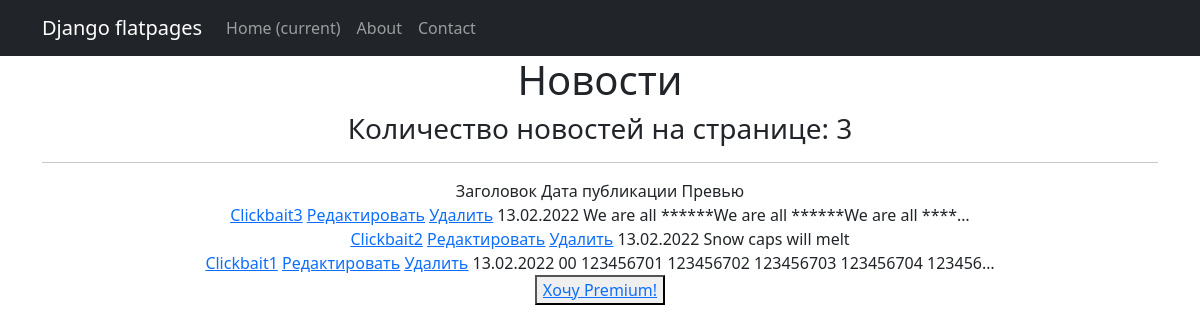
The page /news/ on the database as committed earlier.
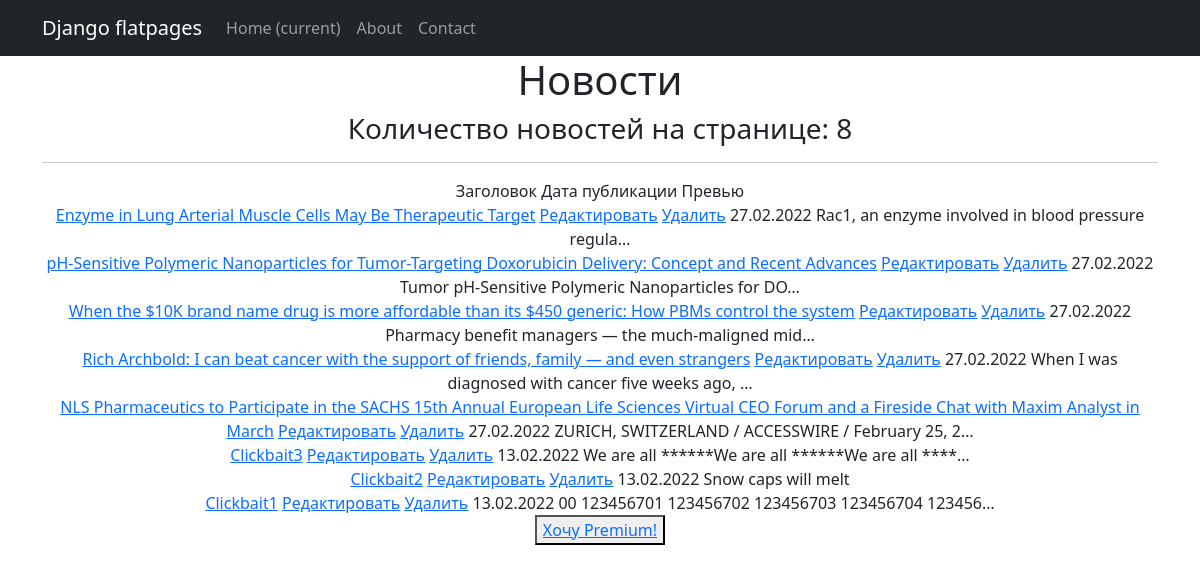
The same page on the database as committed later.
### news/models.py (models this page shows, shortened)
class Post(models.Model):
    news = 'N'
    article = 'A'
    CONTENT_TYPE = [
        (news, 'News'),
        (article, 'Article')
    ]
    author = models.ForeignKey(Author, on_delete=models.CASCADE)
    article_or_news = models.CharField(max_length=1, choices=CONTENT_TYPE, default=article)
    header = models.CharField(max_length=255)
    contents = models.TextField()
    time_added = models.DateTimeField(auto_now_add=True)
    rating = models.IntegerField(default=0)
    category = models.ManyToManyField(Category, through='PostCategory')

### news/views.py (the view)
# urls.py: path('', NewsList.as_view()),
class NewsList(ListView):
    model = Post
    template_name = 'news_list.html'
    context_object_name = 'news'
    queryset = Post.objects.order_by('-time_added')
    paginate_by = 10
    def get_context_data(self, **kwargs):
        context = super().get_context_data(**kwargs)
        context['is_not_premium'] = not self.request.user.groups.filter(name='premium').exists()
        return context

### news/templatetags/custom_filters.py (called while the page is built)
@register.filter(name='censor')
def censor(text):
    if isinstance(text, str):
        for word in curses_list:
            word_len = len(word)
            text = re.sub(word, '*' * word_len, text)
        return text
    else:
        raise ValueError(f'Filter can\'t be applied to {type(text)}')

### templates/news_list.html (shortened to what this page needs)
{% extends 'flatpages/default.html' %}
{% load custom_filters %}
{% block content %}
    <h1>Новости</h1>
    <h3>Количество новостей на странице: {{ news|length }}</h3>
    <hr>
    {% if news %}
        <tr>
            <td>
                Заголовок
            </td>
            <td>
                Дата публикации
            </td>
            <td>
                Превью
            </td>
        </tr>
        <br>
        {% for post in news %}
            <tr>
                <td>
                    <a href="{% url 'news_contents' post.id %}">{{ post.header|censor }}</a>
                    <a href="{% url 'news_update' post.id %}"><u>Редактировать</u></a>
                    <a href="{% url 'news_delete' post.id %}"><u>Удалить</u></a>
                </td>
                <td>
                    {{ post.time_added|date:'d.m.Y' }}
                </td>
                <td>
                    {{ post.contents|censor|truncatechars:50 }}
                </td>
            </tr>
            <br>
        {% endfor %}
    {% else %}
        <h2>Новостей нет</h2>
    {% endif %}
    {% if is_not_premium %}
        <button><a href="http://127.0.0.1:8000/sign/upgrade">Хочу Premium!</a></button>
    {% endif %}
{% endblock content %}

### templates/flatpages/default.html (shortened to what this page needs)
<!DOCTYPE html>
<html lang="en">
    <head>
        {% load static %}
        <link href="{% static 'css/styles.css' %}" rel="stylesheet" />
    </head>
    <body>
        <nav class="navbar navbar-expand-lg navbar-dark bg-dark static-top">
            <div class="container">
                <a class="navbar-brand" href="#">Django flatpages</a>
                <div class="collapse navbar-collapse" id="navbarResponsive">
                    <ul class="navbar-nav ml-auto">
                        <li class="nav-item active">
                            <a class="nav-link" href="#">Home
                                <span class="sr-only">(current)</span>
                            </a>
                        </li>
                        <li class="nav-item">
                            <a class="nav-link" href="/about/">About</a>
                        </li>
                        <li class="nav-item">
                            <a class="nav-link" href="/contacts/">Contact</a>
                        </li>
                    </ul>
                </div>
            </div>
        </nav>
        <div class="container">
            <div class="row">
                <div class="col-lg-12 text-center">
                    {% block content %}{% endblock content %}
                </div>
            </div>
        </div>
    </body>
</html>

Rows that differ between the two databases and show on the page:
added Post: header|censor "Enzyme in Lung Arterial Muscle Cells May Be Therapeutic Target", time_added "27.02.2022", contents|censor "Rac1, an enzyme involved in blood pressure regula…"
added Post: header|censor "pH-Sensitive Polymeric Nanoparticles for Tumor-Targeting Doxorubicin Delivery: Concept and Recent Advances", time_added "27.02.2022", contents|censor "Tumor pH-Sensitive Polymeric Nanoparticles for DO…"
added Post: header|censor "When the $10K brand name drug is more affordable than its $450 generic: How PBMs control the system", time_added "27.02.2022", contents|censor "Pharmacy benefit managers — the much-maligned mid…"
added Post: header|censor "Rich Archbold: I can beat cancer with the support of friends, family — and even strangers", time_added "27.02.2022", contents|censor "When I was diagnosed with cancer five weeks ago, …"
added Post: header|censor "NLS Pharmaceutics to Participate in the SACHS 15th Annual European Life Sciences Virtual CEO Forum and a Fireside Chat with Maxim Analyst in March", time_added "27.02.2022", contents|censor "ZURICH, SWITZERLAND / ACCESSWIRE / February 25, 2…"
Other text that changed with them:
{{ news|length }}: "3" → "8"
